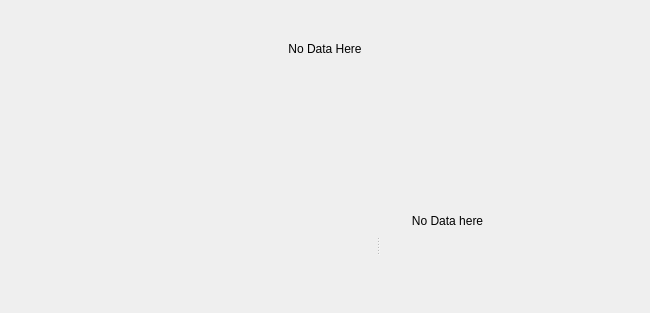
<?xml version="1.0" encoding="UTF-8"?>
<ui version="4.0">
 <class>C_SdNdeDalTabContentWidget</class>
 <widget class="QWidget" name="C_SdNdeDalTabContentWidget">
  <property name="geometry">
   <rect>
    <x>0</x>
    <y>0</y>
    <width>650</width>
    <height>313</height>
   </rect>
  </property>
  <property name="windowTitle">
   <string>C_SdNdeDalTabContentWidget</string>
  </property>
  <layout class="QVBoxLayout" name="verticalLayout">
   <property name="spacing">
    <number>0</number>
   </property>
   <property name="leftMargin">
    <number>0</number>
   </property>
   <property name="topMargin">
    <number>0</number>
   </property>
   <property name="rightMargin">
    <number>0</number>
   </property>
   <property name="bottomMargin">
    <number>20</number>
   </property>
   <item>
    <widget class="stw::opensyde_gui_elements::C_OgeLabToolTipBase" name="pc_LabelDisabled">
     <property name="styleRole" stdset="0">
      <string>group-item</string>
     </property>
     <property name="text">
      <string>No Data Here</string>
     </property>
     <property name="alignment">
      <set>Qt::AlignmentFlag::AlignCenter</set>
     </property>
    </widget>
   </item>
   <item>
    <widget class="stw::opensyde_gui::C_SdNdeDalLogJobGeneralSettingsWidget" name="pc_GeneralSettingsWidget" native="true">
     <property name="minimumSize">
      <size>
       <width>0</width>
       <height>100</height>
      </size>
     </property>
     <property name="maximumSize">
      <size>
       <width>16777215</width>
       <height>100</height>
      </size>
     </property>
    </widget>
   </item>
   <item>
    <widget class="stw::opensyde_gui_elements::C_OgeSpiStandard" name="pc_Splitter">
     <property name="orientation">
      <enum>Qt::Orientation::Horizontal</enum>
     </property>
     <widget class="stw::opensyde_gui::C_SdNdeDalLogJobsWidget" name="pc_LogJobsWidget" native="true"/>
     <widget class="QWidget" name="pc_LogJobContentWidget" native="true">
      <layout class="QHBoxLayout" name="horizontalLayout" stretch="0,0">
       <property name="spacing">
        <number>0</number>
       </property>
       <property name="leftMargin">
        <number>0</number>
       </property>
       <property name="topMargin">
        <number>0</number>
       </property>
       <property name="rightMargin">
        <number>0</number>
       </property>
       <property name="bottomMargin">
        <number>0</number>
       </property>
       <item>
        <widget class="QWidget" name="pc_LogJobEditWidget" native="true">
         <layout class="QVBoxLayout" name="verticalLayout_2" stretch="0,1,1">
          <property name="spacing">
           <number>0</number>
          </property>
          <property name="leftMargin">
           <number>0</number>
          </property>
          <property name="topMargin">
           <number>0</number>
          </property>
          <property name="rightMargin">
           <number>0</number>
          </property>
          <property name="bottomMargin">
           <number>0</number>
          </property>
          <item>
           <widget class="stw::opensyde_gui::C_SdNdeDalLogJobPropertiesWidget" name="pc_LogJobPropertiesWidget" native="true"/>
          </item>
          <item>
           <widget class="stw::opensyde_gui_elements::C_OgeLabToolTipBase" name="pc_LabelNoData">
            <property name="styleRole" stdset="0">
             <string>group-item</string>
            </property>
            <property name="text">
             <string>No Data here</string>
            </property>
            <property name="alignment">
             <set>Qt::AlignmentFlag::AlignCenter</set>
            </property>
           </widget>
          </item>
          <item>
           <widget class="stw::opensyde_gui::C_SdNdeDalLogJobDataSelectionWidget" name="pc_LogJobDataSelectionWidget" native="true"/>
          </item>
         </layout>
        </widget>
       </item>
       <item>
        <widget class="stw::opensyde_gui::C_SdNdeDalLogJobsOvWidget" name="pc_LogJobsOverviewWidget" native="true"/>
       </item>
      </layout>
     </widget>
    </widget>
   </item>
  </layout>
 </widget>
 <customwidgets>
  <customwidget>
   <class>stw::opensyde_gui_elements::C_OgeLabToolTipBase</class>
   <extends>QLabel</extends>
   <header>C_OgeLabToolTipBase.hpp</header>
  </customwidget>
  <customwidget>
   <class>stw::opensyde_gui_elements::C_OgeSpiStandard</class>
   <extends>QSplitter</extends>
   <header>C_OgeSpiStandard.hpp</header>
   <container>1</container>
  </customwidget>
  <customwidget>
   <class>stw::opensyde_gui::C_SdNdeDalLogJobsWidget</class>
   <extends>QWidget</extends>
   <header>C_SdNdeDalLogJobsWidget.hpp</header>
   <container>1</container>
  </customwidget>
  <customwidget>
   <class>stw::opensyde_gui::C_SdNdeDalLogJobPropertiesWidget</class>
   <extends>QWidget</extends>
   <header>C_SdNdeDalLogJobPropertiesWidget.hpp</header>
   <container>1</container>
  </customwidget>
  <customwidget>
   <class>stw::opensyde_gui::C_SdNdeDalLogJobDataSelectionWidget</class>
   <extends>QWidget</extends>
   <header>C_SdNdeDalLogJobDataSelectionWidget.hpp</header>
   <container>1</container>
  </customwidget>
  <customwidget>
   <class>stw::opensyde_gui::C_SdNdeDalLogJobGeneralSettingsWidget</class>
   <extends>QWidget</extends>
   <header>C_SdNdeDalLogJobGeneralSettingsWidget.hpp</header>
   <container>1</container>
  </customwidget>
  <customwidget>
   <class>stw::opensyde_gui::C_SdNdeDalLogJobsOvWidget</class>
   <extends>QWidget</extends>
   <header>C_SdNdeDalLogJobsOvWidget.hpp</header>
   <container>1</container>
  </customwidget>
 </customwidgets>
 <resources/>
 <connections/>
</ui>
